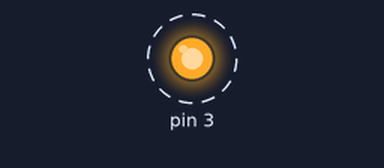
A sketch run on a simulated Arduino Uno, built with avr-gcc and run on an emulated ATmega328P. On the bench: output pins drawn as LEDs (lit = HIGH). Dashed ring = blinking.

Above: at 0.5 s.
Timing chart, 0 to 3.5 s (numbered marks = the images above):
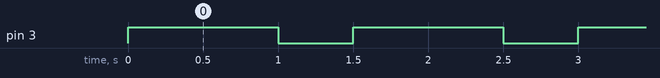

Measured:
- by itself, pin 3: alternates HIGH for 1.0 s and LOW for 0.50 s

The sketch:

OOP_example.ino
```cpp
#include "led.h"
Led led(LED_ONE, 1000, 500);
void setup() {
  // put your setup code here, to run once:
}

void loop() {
  // put your main code here, to run repeatedly:
  led.blinkLed();
}
```

led.cpp
```cpp
#include "Arduino.h"
#include "led.h"

Led::Led(int pin, long on, long off) {
  ledPin = pin;
  pinMode(ledPin, OUTPUT);

  onTime = on;
  offTime = off;
}

void Led::blinkLed() {
  this->turnOn();
  delay(onTime);
  this->turnOff();
  delay(offTime);
}

void Led::turnOn() {
  digitalWrite(ledPin, HIGH);
}

void Led::turnOff(){
  digitalWrite(ledPin, LOW);
}
```

led.h
```cpp
#ifndef LED_H
#define LED_H

#define LED_ONE 3
#define LED_TWO 11

class Led{
  int ledPin;
  long onTime;
  long offTime;
  public:
    Led(int pin, long on, long off);
    void blinkLed();
    void turnOn();
    void turnOff();
};

#endif
```
